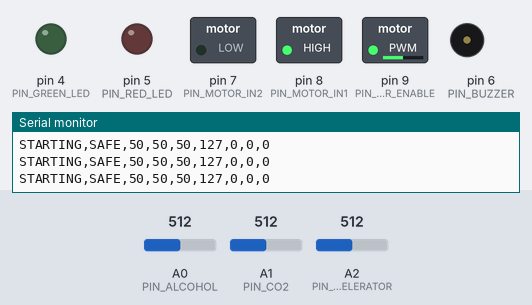
This sketch was run on a simulated Arduino Uno, built with avr-gcc and run on an emulated ATmega328P. On the bench: switched loads named in the sketch (green lamp = pin HIGH), output pins drawn as LEDs (lit = HIGH), buzzer (waves = sounding, pin HIGH), the last lines printed to the serial monitor. Dashed ring = blinking. The inputs (shaded band) are chosen by the test bench; at power-on: A2 (PIN_ACCELERATOR) = 512, A0 (PIN_ALCOHOL) = 512, A1 (PIN_CO2) = 512.

Above: at 1.2 s.
1.3 s: A2 (PIN_ACCELERATOR) set to 716
At 1.75 s:
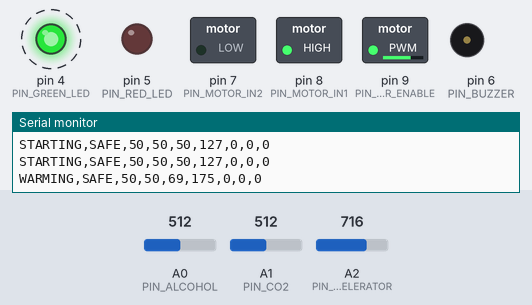
4.3 s: A2 (PIN_ACCELERATOR) set to 900
At 7.1 s:
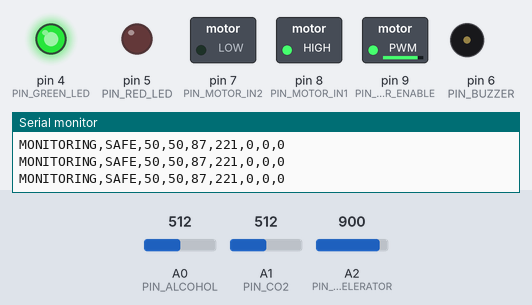
7.3 s: A2 (PIN_ACCELERATOR) set to 511
At 8.1 s:
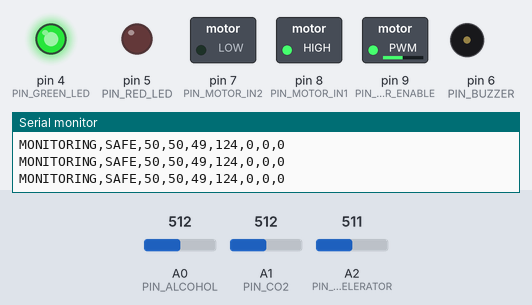
8.8 s: A2 (PIN_ACCELERATOR) set to 122
At 9.3 s:
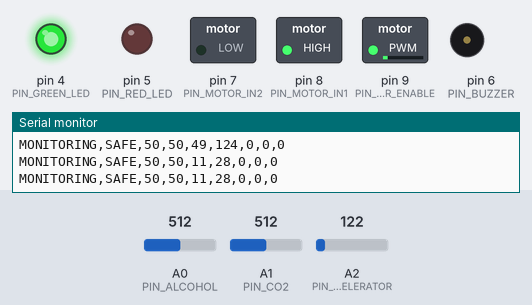
10.3 s: A0 (PIN_ALCOHOL) set to 606
11.8 s: A0 (PIN_ALCOHOL) set to 628
Timing chart, 0 to 14.8 s (numbered marks = the images above; inputs shaded):
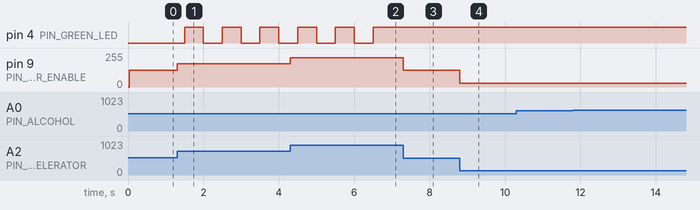

Measured:
- after the input at 1.3 s, pin 9 (PIN_MOTOR_ENABLE): 127/255 → 175/255 at once
- after the input at 4.3 s, pin 9 (PIN_MOTOR_ENABLE): 175/255 → 221/255 at once
- after the input at 7.3 s, pin 9 (PIN_MOTOR_ENABLE): 221/255 → 124/255 at once
- after the input at 8.8 s, pin 9 (PIN_MOTOR_ENABLE): 124/255 → 28/255 at once
- by itself, pin 4 (PIN_GREEN_LED): alternates HIGH for 0.50 s and LOW for 0.50 s

The sketch:

day03_state_machine.ino
```cpp
/*
  Day 03 - System State Machine and Sensor Warm-Up
  Passive Dual-Sensor Driver Alcohol Detection and Controlled
  Drivetrain Inhibit System

  SYSTEM STATES
  STARTING -> WARMING -> MONITORING -> VERIFYING -> ALCOHOL_CONFIRMED

  Day 03 rule: the motor still follows the accelerator in ALL states.
  Drivetrain intervention begins on Day 04.
*/

const byte PIN_ALCOHOL = A0;
const byte PIN_CO2 = A1;
const byte PIN_ACCELERATOR = A2;

const byte PIN_MOTOR_ENABLE = 9;
const byte PIN_MOTOR_IN1 = 8;
const byte PIN_MOTOR_IN2 = 7;
const byte PIN_GREEN_LED = 4;
const byte PIN_RED_LED = 5;
const byte PIN_BUZZER = 6;

// Integer state constants are used for Tinkercad compatibility.
const byte STATE_STARTING = 0;
const byte STATE_WARMING = 1;
const byte STATE_MONITORING = 2;
const byte STATE_VERIFYING = 3;
const byte STATE_ALCOHOL_CONFIRMED = 4;
byte systemState = STATE_STARTING;

const byte CONDITION_SAFE = 0;
const byte CONDITION_ALCOHOL_ONLY = 1;
const byte CONDITION_BREATH_ONLY = 2;
const byte CONDITION_ALCOHOL_AND_BREATH = 3;
byte sensorCondition = CONDITION_SAFE;

const unsigned long STARTING_TIME_MS = 1500;
const unsigned long WARMING_TIME_MS = 5000;   // shortened for simulation
const unsigned long CONFIRMATION_TIME_MS = 3000;
const unsigned long SAMPLE_INTERVAL_MS = 100;
const unsigned long PRINT_INTERVAL_MS = 250;

unsigned long stateStartTime = 0;
unsigned long verificationStartTime = 0;
unsigned long lastSampleTime = 0;
unsigned long lastPrintTime = 0;

const byte FILTER_SIZE = 10;
int alcoholSamples[FILTER_SIZE];
int co2Samples[FILTER_SIZE];
long alcoholSum = 0;
long co2Sum = 0;
byte sampleIndex = 0;

const int ALCOHOL_HIGH_THRESHOLD = 60;
const int ALCOHOL_LOW_THRESHOLD = 50;
const int CO2_HIGH_THRESHOLD = 55;
const int CO2_LOW_THRESHOLD = 45;

bool alcoholActive = false;
bool breathActive = false;

int analogToPercent(int rawValue) {
  return map(rawValue, 0, 1023, 0, 100);
}

void initialiseFilter() {
  int firstAlcohol = analogRead(PIN_ALCOHOL);
  int firstCo2 = analogRead(PIN_CO2);

  alcoholSum = 0;
  co2Sum = 0;

  for (byte i = 0; i < FILTER_SIZE; i++) {
    alcoholSamples[i] = firstAlcohol;
    co2Samples[i] = firstCo2;
    alcoholSum += firstAlcohol;
    co2Sum += firstCo2;
  }
}

void sampleSensors() {
  int newAlcohol = analogRead(PIN_ALCOHOL);
  int newCo2 = analogRead(PIN_CO2);

  alcoholSum -= alcoholSamples[sampleIndex];
  co2Sum -= co2Samples[sampleIndex];

  alcoholSamples[sampleIndex] = newAlcohol;
  co2Samples[sampleIndex] = newCo2;

  alcoholSum += newAlcohol;
  co2Sum += newCo2;

  sampleIndex++;
  if (sampleIndex >= FILTER_SIZE) sampleIndex = 0;
}

int filteredAlcoholPercent() {
  return analogToPercent(alcoholSum / FILTER_SIZE);
}

int filteredCo2Percent() {
  return analogToPercent(co2Sum / FILTER_SIZE);
}

void updateHysteresis(int alcoholPercent, int co2Percent) {
  if (!alcoholActive && alcoholPercent >= ALCOHOL_HIGH_THRESHOLD) {
    alcoholActive = true;
  } else if (alcoholActive && alcoholPercent <= ALCOHOL_LOW_THRESHOLD) {
    alcoholActive = false;
  }

  if (!breathActive && co2Percent >= CO2_HIGH_THRESHOLD) {
    breathActive = true;
  } else if (breathActive && co2Percent <= CO2_LOW_THRESHOLD) {
    breathActive = false;
  }
}

void classifySensorCondition() {
  if (alcoholActive && breathActive) {
    sensorCondition = CONDITION_ALCOHOL_AND_BREATH;
  } else if (alcoholActive && !breathActive) {
    sensorCondition = CONDITION_ALCOHOL_ONLY;
  } else if (!alcoholActive && breathActive) {
    sensorCondition = CONDITION_BREATH_ONLY;
  } else {
    sensorCondition = CONDITION_SAFE;
  }
}

void enterState(byte newState) {
  systemState = newState;
  stateStartTime = millis();

  if (newState == STATE_VERIFYING) {
    verificationStartTime = millis();
  }

  if (newState == STATE_ALCOHOL_CONFIRMED) {
    tone(PIN_BUZZER, 1200, 400);
  }
}

void updateStateMachine() {
  unsigned long now = millis();

  switch (systemState) {
    case STATE_STARTING:
      if (now - stateStartTime >= STARTING_TIME_MS) {
        enterState(STATE_WARMING);
      }
      break;

    case STATE_WARMING:
      if (now - stateStartTime >= WARMING_TIME_MS) {
        enterState(STATE_MONITORING);
      }
      break;

    case STATE_MONITORING:
      if (sensorCondition == CONDITION_ALCOHOL_AND_BREATH) {
        enterState(STATE_VERIFYING);
      }
      break;

    case STATE_VERIFYING:
      if (sensorCondition != CONDITION_ALCOHOL_AND_BREATH) {
        enterState(STATE_MONITORING);
      } else if (now - verificationStartTime >= CONFIRMATION_TIME_MS) {
        enterState(STATE_ALCOHOL_CONFIRMED);
      }
      break;

    case STATE_ALCOHOL_CONFIRMED:
      // Latched until restart on Day 03.
      break;
  }
}

void updateStatusIndicators() {
  unsigned long now = millis();

  switch (systemState) {
    case STATE_STARTING:
      digitalWrite(PIN_GREEN_LED, LOW);
      digitalWrite(PIN_RED_LED, LOW);
      break;

    case STATE_WARMING:
      digitalWrite(PIN_GREEN_LED, ((now / 500) % 2) ? HIGH : LOW);
      digitalWrite(PIN_RED_LED, LOW);
      break;

    case STATE_MONITORING:
      digitalWrite(PIN_GREEN_LED, HIGH);
      digitalWrite(PIN_RED_LED, LOW);
      break;

    case STATE_VERIFYING:
      digitalWrite(PIN_GREEN_LED, HIGH);
      digitalWrite(PIN_RED_LED, ((now / 250) % 2) ? HIGH : LOW);
      break;

    case STATE_ALCOHOL_CONFIRMED:
      digitalWrite(PIN_GREEN_LED, LOW);
      digitalWrite(PIN_RED_LED, HIGH);
      break;
  }
}

const char* systemStateName(int state) {
  switch (state) {
    case STATE_STARTING: return "STARTING";
    case STATE_WARMING: return "WARMING";
    case STATE_MONITORING: return "MONITORING";
    case STATE_VERIFYING: return "VERIFYING";
    case STATE_ALCOHOL_CONFIRMED: return "ALCOHOL_CONFIRMED";
    default: return "UNKNOWN";
  }
}

const char* sensorConditionName(int condition) {
  switch (condition) {
    case CONDITION_SAFE: return "SAFE";
    case CONDITION_ALCOHOL_ONLY: return "ALCOHOL_ONLY";
    case CONDITION_BREATH_ONLY: return "BREATH_ONLY";
    case CONDITION_ALCOHOL_AND_BREATH: return "ALCOHOL_AND_BREATH";
    default: return "UNKNOWN";
  }
}

unsigned long verificationElapsedMs() {
  if (systemState != STATE_VERIFYING) return 0;
  unsigned long elapsed = millis() - verificationStartTime;
  if (elapsed > CONFIRMATION_TIME_MS) elapsed = CONFIRMATION_TIME_MS;
  return elapsed;
}

void setup() {
  Serial.begin(9600);

  pinMode(PIN_MOTOR_ENABLE, OUTPUT);
  pinMode(PIN_MOTOR_IN1, OUTPUT);
  pinMode(PIN_MOTOR_IN2, OUTPUT);
  pinMode(PIN_GREEN_LED, OUTPUT);
  pinMode(PIN_RED_LED, OUTPUT);
  pinMode(PIN_BUZZER, OUTPUT);

  digitalWrite(PIN_MOTOR_IN1, HIGH);
  digitalWrite(PIN_MOTOR_IN2, LOW);
  digitalWrite(PIN_GREEN_LED, LOW);
  digitalWrite(PIN_RED_LED, LOW);

  initialiseFilter();
  stateStartTime = millis();

  Serial.println("DAY 03 STARTED");
  Serial.println("State,Condition,Alcohol%,CO2%,Accel%,PWM,AlcoholActive,BreathActive,VerifyMs");
}

void loop() {
  unsigned long now = millis();

  if (now - lastSampleTime >= SAMPLE_INTERVAL_MS) {
    lastSampleTime = now;
    sampleSensors();

    int alcoholPercent = filteredAlcoholPercent();
    int co2Percent = filteredCo2Percent();

    updateHysteresis(alcoholPercent, co2Percent);
    classifySensorCondition();
  }

  updateStateMachine();

  // Day 03: no propulsion override yet.
  int acceleratorPercent = analogToPercent(analogRead(PIN_ACCELERATOR));
  int motorPwm = map(acceleratorPercent, 0, 100, 0, 255);
  analogWrite(PIN_MOTOR_ENABLE, motorPwm);

  updateStatusIndicators();

  if (now - lastPrintTime >= PRINT_INTERVAL_MS) {
    lastPrintTime = now;

    Serial.print(systemStateName(systemState));
    Serial.print(",");
    Serial.print(sensorConditionName(sensorCondition));
    Serial.print(",");
    Serial.print(filteredAlcoholPercent());
    Serial.print(",");
    Serial.print(filteredCo2Percent());
    Serial.print(",");
    Serial.print(acceleratorPercent);
    Serial.print(",");
    Serial.print(motorPwm);
    Serial.print(",");
    Serial.print(alcoholActive ? 1 : 0);
    Serial.print(",");
    Serial.print(breathActive ? 1 : 0);
    Serial.print(",");
    Serial.println(verificationElapsedMs());
  }
}
```
